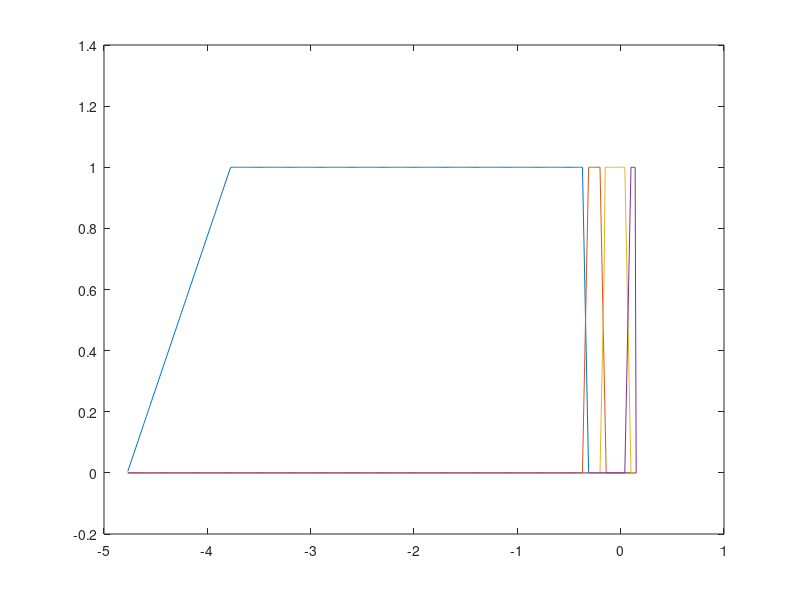

Write MATLAB code to recreate this figure.
n =4;
x = - 4.77:0.01:0.15;
y = zeros(size(x));
y2 = zeros(size(x));
y3 = zeros(size(x));
y4 = zeros(size(x));
y5 = zeros(size(x));
if n == 2
    for i = 1:100
        y(i) = x(i) + 4.7747;
    end
    for i = 101:467
        y(i) = 1;
    end
    for i = 468:473
        y(i) = -16.67*x(i)-0.8337;
    end
    for i = 468:473
        y2(i) = 16.67*x(i)+1.8337;
    end
    for i = 473:493
        y2(i) = 1;
    end
    y2(end)=0;
end
if n == 3
    for i = 1:100
        y(i) = x(i) + 4.7747;
    end
    for i = 101:450
        y(i) = 1;
    end
    for i = 451:456
        y(i) = -16.67*x(i)-3.6676;
    end
    for i = 451:456
        y2(i) = 16.67*x(i)+4.6676;
    end
    for i = 456:468
        y2(i) = 1;
    end
    for i = 469:474
        y2(i) = -16.67*x(i)-0.6700;
    end
    for i = 469:474
        y3(i) = 16.67*x(i)+1.6700;
    end
    for i = 474:493
        y3(i) = 1;
    end
    y3(end)=0;
end
if n == 4
    for i = 1:100
        y(i) = x(i) + 4.7747;
    end
    for i = 101:441
        y(i) = 1;
    end
    for i = 442:447
        y(i) = -16.67*x(i)-5.1679;
    end
    for i = 442:447
        y2(i) = 16.67*x(i)+6.1679;
    end
    for i = 448:457
        y2(i) = 1;
    end
    for i = 458:463
        y2(i) = -16.67*x(i)-2.3340;
    end
    for i = 458:463
        y3(i) = 16.67*x(i)+3.3340;
    end
    for i = 463:482
        y3(i) = 1;
    end
    for i = 483:488
        y3(i) = -16.67*x(i)+1.6668;
    end
    for i = 483:488
        y4(i) = 16.67*x(i)-0.6668;
    end
    for i = 488:493
        y4(i) = 1;
    end
    y4(end)=0;
end
plot(x,y)
hold on
plot(x,y2)
if n >= 3
    plot(x,y3)
end
if n >=4  
    plot(x,y4)
end
if n == 5
    plot(x,y5)
end
    